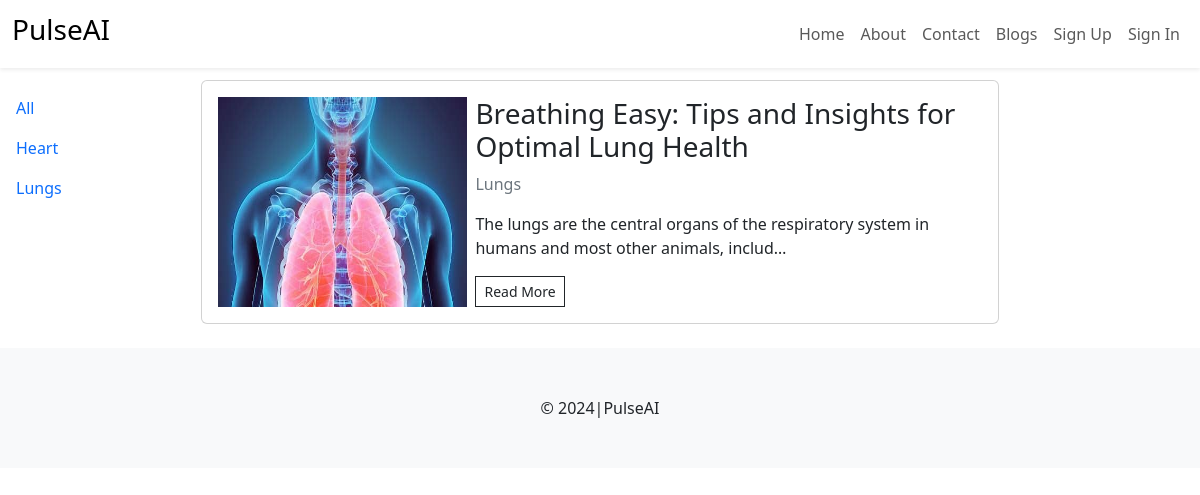
/blog_cat/2/, run on the app's committed database.
### blog/models.py (models this page shows, shortened)
class BlogCategory(models.Model):
      category = models.CharField(max_length=255)
      class Meta:
            verbose_name_plural = "Blog Categories"
      def __str__(self):
            return self.category

class Blog(models.Model):
      category = models.ForeignKey(BlogCategory, on_delete=models.DO_NOTHING)
      title = models.CharField(max_length=500)
      content = models.TextField()
      primary_photo = models.ImageField(upload_to="blog_images")
      yt_video_id = models.CharField(max_length=255, blank=True)
      publish = models.BooleanField(default=True)
      created_at = models.DateTimeField(auto_now_add=True)
      update_at = models.DateTimeField(auto_now=True)

### blog/views.py (the view)
# urls.py: path("blog_cat/<int:cid>/", views.all_blogs, name="blog_cat"),
def all_blogs(request, cid=0):
      blogs = Blog.objects.all()
      blogs = Blog.objects.filter(publish=True).order_by('-update_at')
      if cid == 0:
            blogs = Blog.objects.filter(publish=True).order_by('-update_at')
      else:
            blogs = Blog.objects.filter(publish=True, category=cid).order_by('-update_at')
      categories = BlogCategory.objects.all().order_by('category')
      context = {
            'blogs': blogs,
            'categories' : categories
      }
      return render(request, 'blog/blog.html', context)

### templates/blog/blog.html (shortened to what this page needs)
{% extends "layout.html" %}
{% load static %}
{% block content %}
      <div class="row g-2">
            <div class="col-md-2">
                  <div class="sidebar-wrapper d-flex justify-content-between">
                  <div class="sidebar-menu p-3 d-none d-md-block" id="sidebar-menu">
                        <ul class="list-unstyled">
                              <li class="py-2">
                              <a href="{% url 'blogs' %}" class="text-decoration-none">All</a>
                              </li>
                        {% for c in categories %}
                        <li class="py-2">
                              <a href="{% url 'blog_cat' c.id %}"class="text-decoration-none">{{c}}</a>
                        </li>
                        {% endfor %}
                        </ul>
                  </div>
            </div>
            </div>
            <div class="col-md-8">
            {% for blog in blogs %}
                  <div class="card my-2">
                        <div class="card-body">
                              <div class="row g-2">
                              <div class="col-md-4">
                                    <img src="{{blog.primary_photo.url}}" class="img-fluid h-100">
                              </div>
                              <div class="col-md-8">
                                    <h3>{{blog.title}}</h3>
                                    <p class="text-secondary">{{blog.category}}</p>
                                    <p>{{blog.content|safe|truncatechars_html:"100"}}</p>
                                    <a href="{% url 'blog' blog.id %}" class="btn btn-sm btn-outline-dark rounded-0">Read More</a>
                              </div>
                        </div>
                  </div>
            </div>
            {% endfor %}
      </div>
</div>
{% endblock %}

### data on the page
BlogCategory: category "Heart"
BlogCategory: category "Lungs"
Blog: primary_photo (picture), title "Breathing Easy: Tips and Insights for Optimal Lung Health", category "Lungs", content "The lungs are the central organs of the respiratory system in humans and most other animals, includ…"
